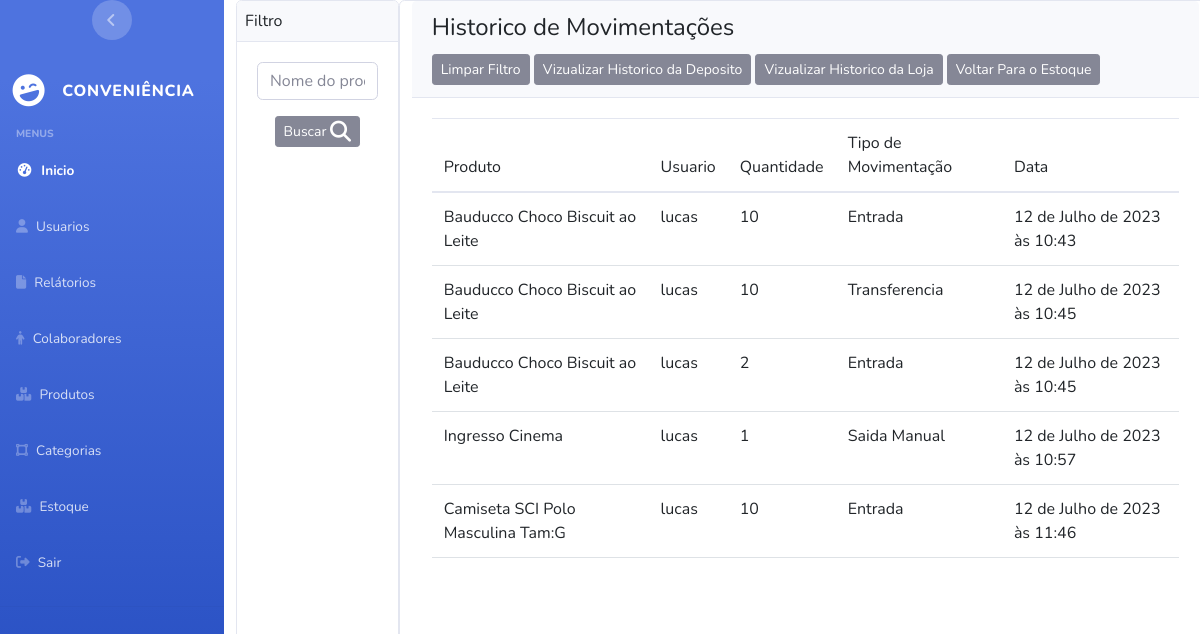
The page /product/show_logs_store_stock/ (signed in) on the database as committed earlier.
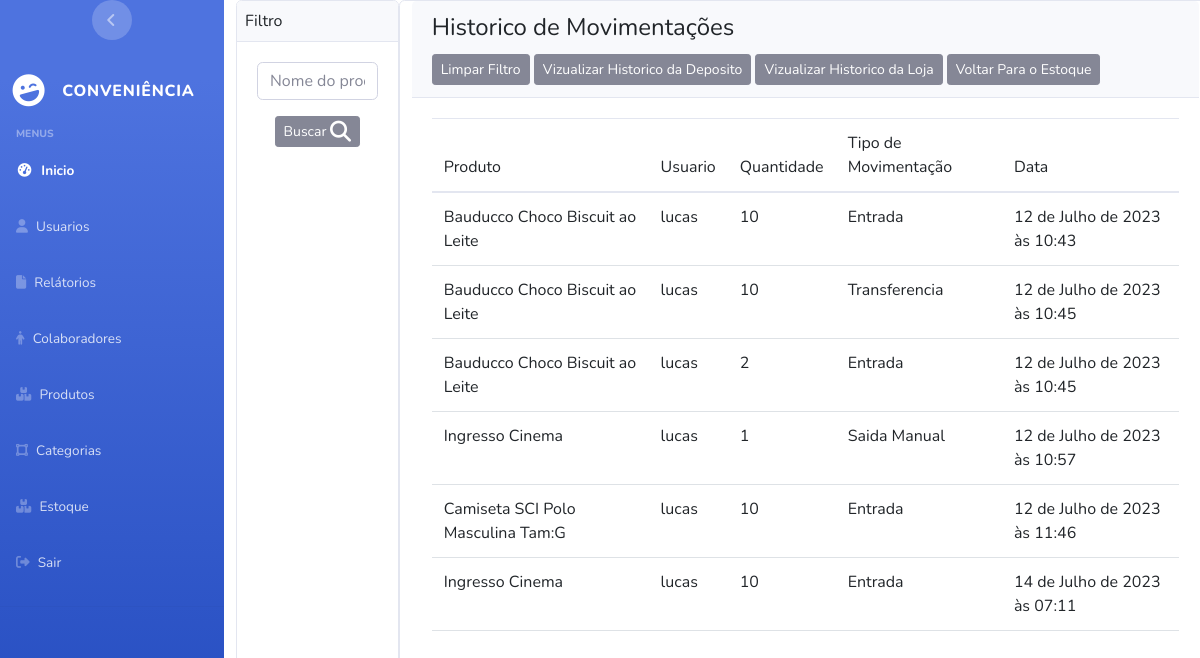
The same page on the database as committed later.
### apps/Product/models.py (models this page shows, shortened)
class LogStoreStock(models.Model):
    product = models.ForeignKey(Product,on_delete=models.DO_NOTHING)
    user = models.ForeignKey(User,on_delete=models.DO_NOTHING)
    quantity = models.IntegerField(default=0)
    type_movement = models.IntegerField(default=movement_type.Entrada ,choices=movement_type.choices)
    date = models.DateTimeField(auto_now_add=True)

class Product(models.Model):
    name = models.CharField(max_length=50,unique=True)
    code_bar = models.CharField(max_length=16,unique=True)
    price = models.DecimalField(decimal_places=2,max_digits=5)
    active = models.IntegerField(default=status_type.Ativo ,choices=status_type.choices)
    category = models.ForeignKey(Category,on_delete=models.DO_NOTHING)

### apps/User/models.py (models this page shows, shortened)
class User(AbstractUser):
     email = models.EmailField(unique=True)
     username = models.CharField(unique=True, max_length=255)
     is_deleted = models.BooleanField(default=True)

### apps/Product/views.py (the view)
# urls.py: path("show_logs_store_stock/",views.show_logs_store_stock,name="show_logs_store_stock"),
@user_passes_test(lambda user: user.is_superuser or user.is_staff,login_url='user:page_not_found')
@login_required(login_url="login_system")
def show_logs_store_stock(request):
    logsStoreStock = LogStoreStock.objects.all()
    return render(request, 'product/show_logs_store_stock.html',{'logsStoreStock':logsStoreStock})

### templates/product/show_logs_store_stock.html (shortened to what this page needs)
{% extends 'base.html' %}
{% block content %}
<div class="d-flex flex-row vh-100" >
  <div class="card">
    <div class="card-header p-2">
      Filtro
    </div>
    <div class="card-body">
    <input type="text" id="myInput" placeholder="Nome do produto" class="form-control"/>
    <div class="d-flex justify-content-center mt-3">
      <button type="submit" onclick="enviar()" class="btn btn-fill btn-secondary btn-sm">
      Buscar
    </button>
    </div>
  </div>
  </div>
<div class="card col-10" style="width:100%;">
  <div class="card-header">
    <h4 class="card-title">Historico de Movimentações</h4>
    <td class="px-1"><a href="{% url 'product:show_logs_store_stock' %}" class="btn btn-secondary btn-sm">Limpar Filtro</a></td>
    <td class="px-1"><a href="{% url 'product:show_logs_warehouse' %}" class="btn btn-secondary btn-sm">Vizualizar Historico da Deposito</a></td>
    <td class="px-1"><a href="{% url 'product:show_logs_store_stock' %}" class="btn btn-secondary btn-sm">Vizualizar Historico da Loja</a></td>
    <td class="px-1"><a href="{% url 'product:stock_management' %}" class="btn btn-secondary btn-sm">Voltar Para o Estoque</a></td>
  </div>
  <div class="card-body overflow-x-auto"  style="max-height: 100vh;">
    <div class="table-responsive" >
      <table class="table" id="" >
        <thead class="text-primary">
          <tr>
            <th>Produto</th>
            <th>Usuario</th>
            <th>Quantidade</th>
            <th>Tipo de Movimentação</th>
            <th>Data</th>
          </tr>
        </thead>
        <tbody>
          {% for log in logsStoreStock %}
          <tr>
            <th>{{ log.product }}</th>
            <th>{{ log.user }}</th>
            <th>{{ log.quantity }}</th>
            <th>{{ log.get_type_movement_display }}</th>
            <th>{{ log.date }}</th>
          </tr>
          {% endfor %}
        </tbody>
      </table>
    </div>
  </div>
</div>
</div>
{% endblock content %}

Rows that differ between the two databases and show on the page:
added LogStoreStock: product "Ingresso Cinema", user "lucas", quantity "10", type_movement "Entrada", date "14 de Julho de 2023 às 07:11"
